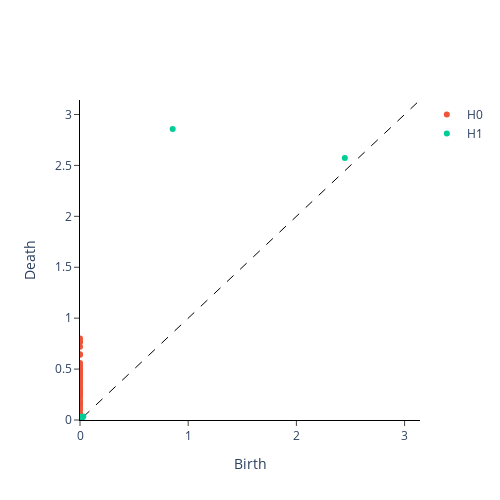

Notebook source saved alongside this figure:
### Markdown cell above
Diagram also can be scaled for normalization.

### Code cell
sample_pd = Scaler().fit_transform([sample_pd])[0]
plot_diagram(sample_pd)

### Figure 1 — Plotly figure (JSON) as saved in the notebook; plotly's stock layout.template omitted (floating-point values rounded to 4 significant figures; data arrays with more than 128 entries replaced by an {"elided": "..."} marker saying what was removed)
{"data": [{"hoverinfo": "none", "line": {"color": "black", "dash": "dash", "width": 1}, "mode": "lines", "showlegend": false, "type": "scatter", "x": [-285.7, 285.7], "y": [-285.7, 285.7]}, {"mode": "markers", "name": "H0", "type": "scatter", "x": {"elided": "144 int values"}, "y": {"elided": "144 float values"}}, {"mode": "markers", "name": "H1", "type": "scatter", "x": [2.448, 0.8566, 0.0305, 0.01645, 0.01618, 0.01351, 0.01018, 0.004883, 0.0028, 0.001808], "y": [2.574, 2.857, 0.03339, 0.02666, 0.01709, 0.03155, 0.01345, 0.004925, 0.003244, 0.00197]}], "layout": {"height": 500, "plot_bgcolor": "white", "width": 500, "xaxis": {"anchor": "y", "exponentformat": "e", "linecolor": "black", "linewidth": 1, "mirror": false, "range": [0, 3.142], "showexponent": "all", "showline": true, "side": "bottom", "ticks": "outside", "title": {"text": "Birth"}, "type": "linear", "zeroline": true}, "yaxis": {"anchor": "x", "exponentformat": "e", "linecolor": "black", "linewidth": 1, "mirror": false, "range": [0, 3.142], "showexponent": "all", "showline": true, "side": "left", "ticks": "outside", "title": {"text": "Death"}, "type": "linear", "zeroline": true}}}
